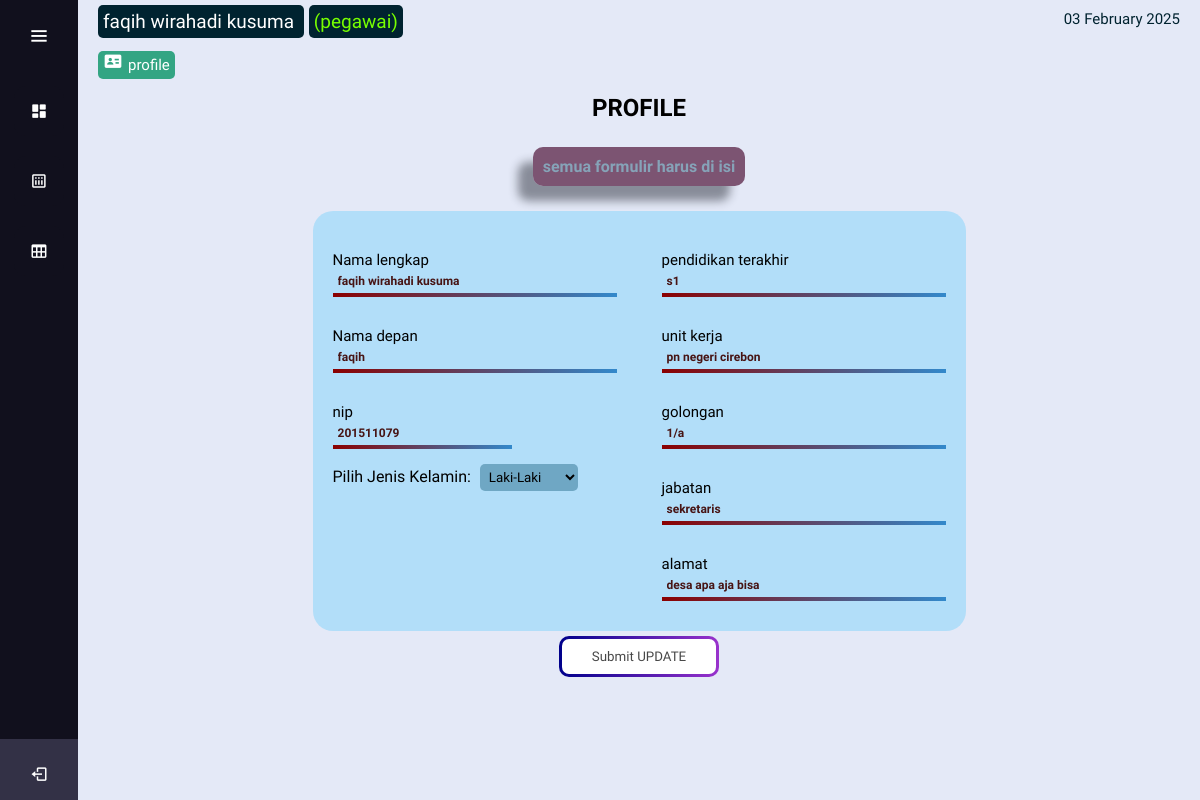
The app's page /dashboard_pegawai.php?page=edit_data_profile&process_user=failed (signed in) with its own data.
### tables this page shows
CREATE TABLE `tbl_multi_user` (
  `id_user` int(11) NOT NULL,
  `nama_lengkap` varchar(100) DEFAULT NULL,
  `nama_depan` varchar(100) DEFAULT NULL,
  `nip` char(18) DEFAULT NULL,
  `jenis_kelamin` varchar(100) DEFAULT NULL,
  `pass_user` varchar(100) DEFAULT NULL,
  `level` varchar(100) DEFAULT NULL
);

CREATE TABLE `tbl_data_pegawai` (
  `id_pegawai` int(11) NOT NULL,
  `nama_pegawai` varchar(100) DEFAULT NULL,
  `nip` char(18) DEFAULT NULL,
  `id_jabatan` int(11) DEFAULT NULL,
  `id_user` int(11) DEFAULT NULL,
  `id_golongan` int(11) DEFAULT NULL,
  `unit_kerja` varchar(100) DEFAULT NULL,
  `pendidikan_terakhir` varchar(100) DEFAULT NULL,
  `alamat` varchar(225) DEFAULT NULL
);

CREATE TABLE `tbl_data_golongan` (
  `id_golongan` int(11) NOT NULL,
  `nama_golongan` varchar(100) DEFAULT NULL,
  `id_user` int(11) DEFAULT NULL
);

CREATE TABLE `tbl_data_jabatan` (
  `id_jabatan` int(11) NOT NULL,
  `nama_jabatan` varchar(100) DEFAULT NULL,
  `id_user` int(11) DEFAULT NULL
);

### page/pegawaian/user/edit_data_profile.php (the view, shortened to what this page needs)
<?php
require_once('./function/koneksi.php');
$process_user = isset($_GET['process_user']) ? ($_GET['process_user']) : false;
$id_user = $_SESSION['id_user'];
$query = "
    SELECT
        pegawai.*,
        multi_user.*,
        golongan.*,
        jabatan.*
    FROM
        tbl_data_pegawai AS pegawai
    INNER JOIN
        tbl_multi_user AS multi_user ON pegawai.id_user = multi_user.id_user
    INNER JOIN
        tbl_data_golongan AS golongan ON pegawai.id_golongan = golongan.id_golongan
    INNER JOIN
        tbl_data_jabatan AS jabatan ON pegawai.id_jabatan = jabatan.id_jabatan
    WHERE
        pegawai.id_user = $id_user";
$result = mysqli_query($koneksi, $query);
$pegawai = mysqli_fetch_assoc($result);
if ($pegawai) {
    $nama_lengkap = $pegawai['nama_lengkap'];
    $nama_depan = $pegawai['nama_depan'];
    $nip = $pegawai['nip'];
    $jenis_kelamin = $pegawai['jenis_kelamin'];
    $nama_jabatan = $pegawai['nama_jabatan'];
    $nama_golongan = $pegawai['nama_golongan'];
    $unit_kerja = $pegawai['unit_kerja'];
    $pendidikan_terakhir = $pegawai['pendidikan_terakhir'];
    $alamat = $pegawai['alamat'];
}
?>
<form class="form-add" method="POST" action="<?= BASE_URL . 'process/process_user/process_pegawai/process_update_profile_pegawai.php'?>">
    <h1>PROFILE </h1>
            <?php if($process_user == 'failed') :?>
            <div class="alert alert-danger" role="alert">
                semua formulir harus di isi
            </div>
            <?php endif;?>
    <div class="box">
        <div class="box-form">
            <div class="mb-3">
                <label for="nama_lengkap" class="form-label">Nama lengkap</label>
                <input type="text" class="form-control" id="nama_lengkap" name="nama_lengkap" size="35" value="<?= $nama_lengkap ?>">
            </div>
            <div class="mb-3">
                <label for="nama_depan" class="form-label">Nama depan</label>
                <input type="text" class="form-control" id="nama_depan" name="nama_depan" size="35" value="<?= $nama_depan ?>">
            </div>
            <div class="mb-3">
                <label for="nip" class="form-label">nip</label>
                <input type="number" class="form-control" id="nip" name="nip"  value="<?= $nip ?>" size="35">
            </div>
            <div class="mb-3">
                <label for="jenis_kelamin">Pilih Jenis Kelamin:</label>
                <select id="jenis_kelamin" name="jenis_kelamin" class="jenis">
                    <option value="<?= $user['jenis_kelamin'] ?>" class="active" ><?= $jenis_kelamin ?></option>
                </select>
            </div>
        </div>
        <div class="box-form">
            <div class="mb-3">
                <label for="pendidikan_terakhir" class="form-label">pendidikan terakhir</label>
                <input type="text" class="form-control" id="pendidikan_terakhir" name="pendidikan_terakhir" size="35" value="<?= $pendidikan_terakhir ?>">
            </div>
            <div class="mb-3">
                <label for="unit_kerja" class="form-label">unit kerja</label>
                <input type="text" class="form-control" id="unit_kerja" name="unit_kerja" size="35" value="<?= $unit_kerja ?>">
            </div>
            <div class="mb-3">
                <label for="nama_golongan" class="form-label">golongan</label>
                <input type="text" class="form-control" id="nama_golongan" name="nama_golongan" size="35" value="<?= $nama_golongan ?>">
            </div>
            <div class="mb-3">
                <label for="nama_jabatan" class="form-label">jabatan</label>
                <input type="text" class="form-control" id="nama_jabatan" name="nama_jabatan" size="35" value="<?=  $nama_jabatan ?>">
            </div>
            <div class="mb-3">
                <label for="alamat" class="form-label">alamat</label>
                <input type="text" class="form-control" id="alamat" name="alamat" size="35" value="<?= $alamat ?>">
            </div>
        </div>
    </div>
    <button type="submit" class="btn btn-primary">Submit UPDATE</button>
</form>

### home-nav-pegawai.php (shortened to what this page needs)
<div class="text">
            <div class="nama"><span style=" font-size:19px; color:white; margin-right:5px;"><?= $user['nama_lengkap'] ?>  </span>
                                <span style="color:#77ff00; font-size:19px;">(<?= $user['level'] ?>)</span><br><br>
                                <span class="span1"><a href="<?= BASE_URL . 'dashboard_pegawai.php?page=edit_data_profile&id='.$user['id_user'] ?>"><i class='bx bxs-id-card bx-tada' ></i>profile</a></span>
            </div>
            <div class="tanggal" id="clock">
                <?php
                $tanggal_sekarang = strftime("%d %B %Y ");
                echo "<p>{$tanggal_sekarang}</p>";
                ?>
            </div>
</div>

### style/style.css (style rules this page uses)
* { margin: 0; padding: 0; box-sizing: border-box; font-family: 'DynaPuff', cursive; }
* { margin: 0; padding: 0; box-sizing: border-box; }
.home-section .text { display: flex; justify-content: center; align-items: start; width: 100%; padding: 10px 20px; justify-content: space-between; color: #ffffff; font-size: 15px; font-weight: 200; margin-bottom: 10px; }
.home-section .text span { background-color: #002330; padding: 5px; border-radius: 5px; }
.home-section .text .span1 { background-color: #33a583; padding: 5px; margin-top: 5px; }
.home-section .text .tanggal { color: #002330; }
.form-add { display: flex; flex-direction: column; margin: 0px 20px; margin-bottom: 30px; justify-content: center; align-items: center; gap: 5px; }
.form-add .box { display: flex; background-color: #04b8ff38; justify-content: flex-start; align-items: start; gap: 5px; border-radius: 20px; }
.form-add .box .box-form { display: flex; flex-direction: column; justify-content: space-between; align-items: start; padding: 20px; border-radius: 20px; }
.form-add .box .box-form .jenis { background-color: #06516f63; color: rgb(0, 0, 0); border-radius: 5px; padding: 5px; border: none; margin: 5px; }
.form-add .box .box-form .jenis .active { background-color: #0194cf; color: white; }
.form-add .form-label { display: flex; margin-top: 20px; font-size: 15px; font-family: 'DynaPuff', cursive; }
.form-add .form-control { display: flex; font-size: 12px; color: rgb(71, 20, 20); background-color: transparent; border-top:none ; border-left: none; border-right: none; border-width: 4px; padding: 5px; border-image: linear-gradient(to right, rgb(139, 0, 0), rgb(50, 137, 204)) 1; font-size: 12px; border-radius: 3px; font-weight: bold; transition: 0.5s; margin-bottom: 10px; }
.form-add .alert { font-family: 'DynaPuff', cursive; font-weight: bold; background-color: #50163bb3; padding: 10px; border-radius: 10px; margin-top: 20px; margin-bottom: 20px; display:inline-flex; color: #86A3B8; box-shadow: -15px 15px 10px rgba(34, 38, 49, 0.474); }
.form-add .btn { padding: 10px 40px 10px 40px; background-color: rgba(100, 148, 237, 0.34); color: rgb(72, 72, 72); background: linear-gradient(rgb(255, 255, 255), rgb(255, 255, 255)) padding-box, linear-gradient(to right, darkblue, darkorchid) border-box; border-radius: 10px; border: 3px solid transparent; padding-left: 30px; padding-right: 30px; font-family: 'DynaPuff', cursive; transition: 0.5s; }
.text .nama .span1 a { text-decoration: none; color: white; }
.text .nama .span1 a i { font-size: 20px; margin-right: 5px; }

### records on screen
tbl_multi_user: nama_lengkap "faqih wirahadi kusuma", level "pegawai"
tbl_data_pegawai: nama_lengkap "faqih wirahadi kusuma", nama_depan "faqih", nip "201511079", jenis_kelamin "Laki-Laki", pendidikan_terakhir "s1", unit_kerja "pn negeri cirebon", nama_golongan "1/a", nama_jabatan "sekretaris", alamat "desa apa aja bisa"

### other values on screen
$tanggal_sekarang "03 February 2025"
